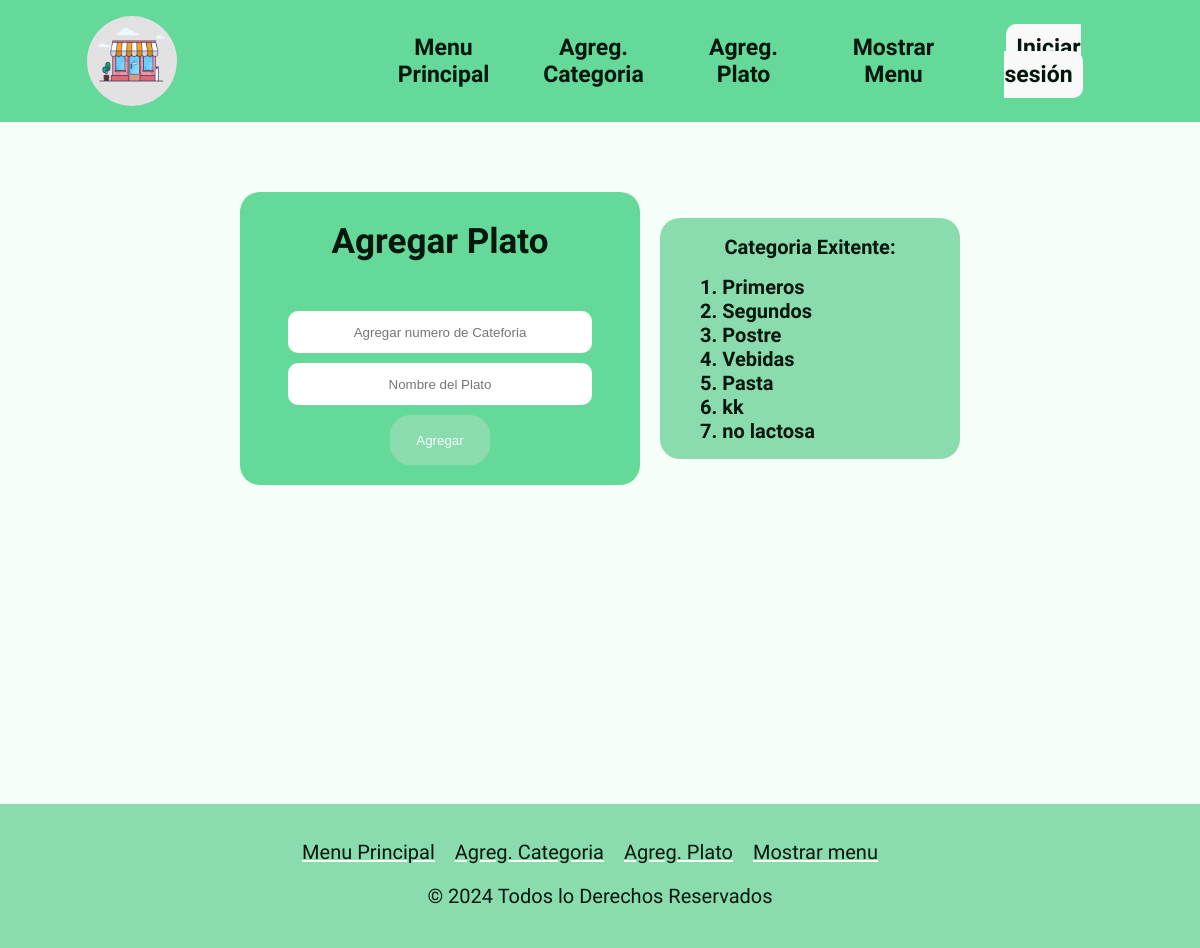
Page /Plato on the earlier database version.
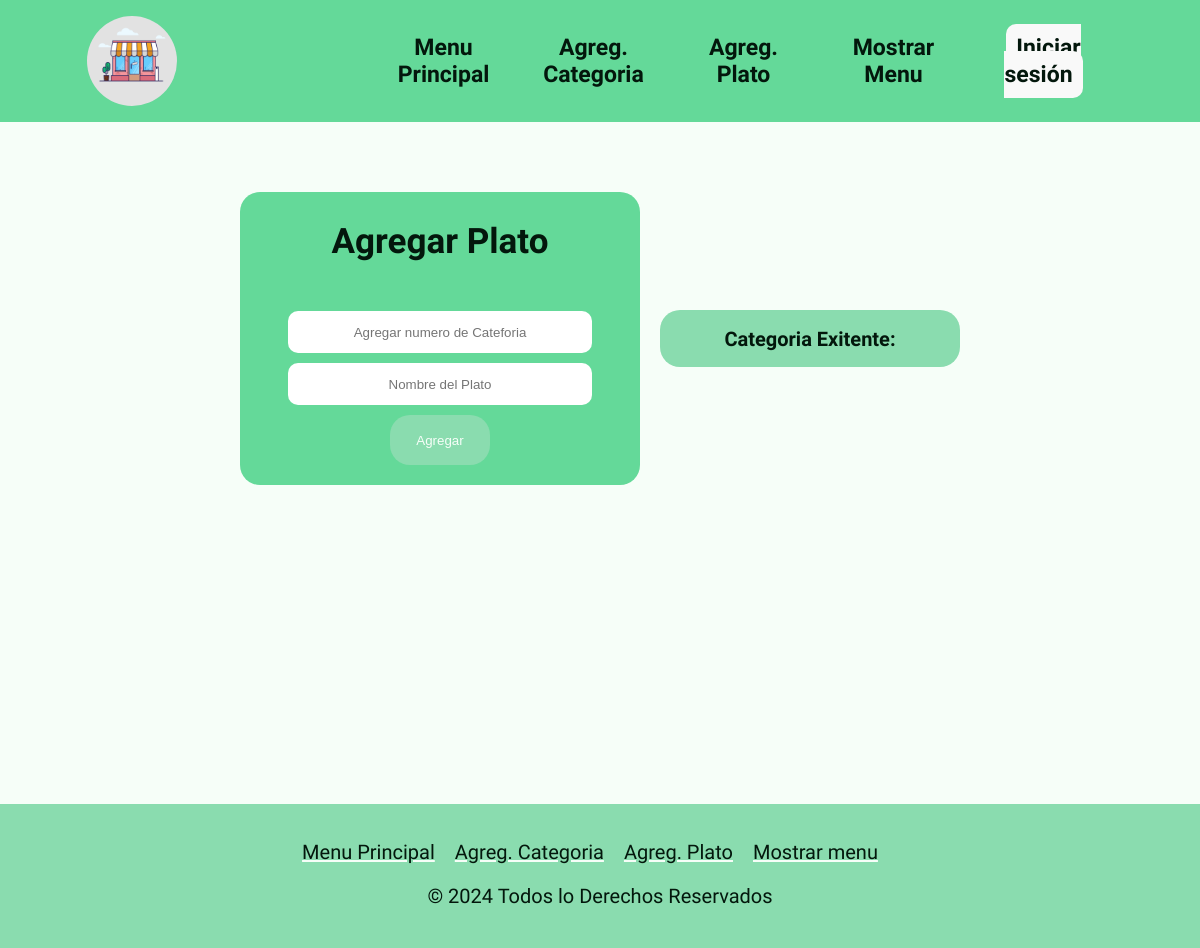
Same page on the later database version.
### tables this page shows
CREATE TABLE categoria(
        id INTEGER PRIMARY KEY AUTOINCREMENT,
        nombre TEXT UNIQUE NOT NULL);

### app.py (the view, shortened to what this page needs)
@app.route('/Plato', methods=['GET', 'POST'])
def plato():
    conn = connect_database() # Conexion a la Base De Batos
    cursor = conn.cursor()
    cursor.execute("SELECT * FROM categoria")
    categoria = cursor.fetchall() # Obtiene todas la categorias
    return render_template('platos.html', categorias = categoria)

### app.py (called while the page is built)
def connect_database():
    conn = sqlite3.connect('database/restaurant.db')
    return conn

### templates/platos.html (shortened to what this page needs)
<!DOCTYPE html>
<html lang="en">
<head>
    <link rel="stylesheet" href="{{ url_for('static', filename="css/plato.css") }}">
    <link rel="stylesheet" href="{{ url_for('static', filename="css/navbar.css") }}">
    <link rel="stylesheet" href="{{ url_for('static', filename="css/font.css") }}">
    <link rel="stylesheet" href="{{ url_for('static', filename="css/scrollbar.css") }}">
    <link rel="stylesheet" href="{{ url_for('static', filename="css/footer.css") }}">
</head>
<body>
    <header>
        <img src="{{ url_for('static', filename='img/icon.png') }}" alt="icono">
        <nav class="menu">
            <ul class="menu_list">
                <li class="this">
                    <a href="/">Menu Principal</a>
                </li>
                <li class="this">
                    <a href="/Categoria">Agreg. Categoria</a>
                </li>
                <li class="this">
                    <a href="/Plato">Agreg. Plato</a>
                </li>
                <li class="this">
                    <a href="/mostrar_menu">Mostrar Menu</a>
                </li>
                <li>
                    {% if 'username' in session %}
                        <div class="dropdown">
                            <button class="dropdown">{{ session['username'] }}</button>
                            <div class="dropdown-content">
                                <a href="/logout">Cerrar sesión</a>
                                <a href="/login">Cambiar de centa</a>
                            </div>
                        </div>
                    {% else %}
                        <a href="/login" class="stuffed">Iniciar sesión</a>
                    {% endif %}
                </li>
            </ul>
        </nav>
    </header>
    <main>
        <div class="container">
            <div class="paltos">
                <h2>Agregar Plato</h2>
                <form action="/Plato" method="post">
                    <input type="number" name="numCategoria" id="id_categoria" placeholder="Agregar numero de Cateforia" required>
                    <input type="text" name="plato" id="plato" placeholder="Nombre del Plato" minlength="3" maxlength="20">
                    <input type="submit" value="Agregar">
                </form>
            </div>
            <div class="categorias">
                <h2>Categoria Exitente: </h2>
                <ul>
                    {% for categoria in categorias %}
                    <li>{{ categoria[0] }}. {{ categoria[1] }}</li>
                    {% endfor %}
                </ul>
            </div>
        </div>
    </main>
    <footer>
        <div class="footer-nav">
            <ul class="footer-links">
                <li><a href="/">Menu Principal</a></li>
                <li><a href="/Categoria">Agreg. Categoria</a></li>
                <li><a href="/Plato">Agreg. Plato</a></li>
                <li><a href="/mostrar_menu">Mostrar menu</a></li>
            </ul>
        </div>
        <div class="footer-copy">
            <p>&copy; 2024 Todos lo Derechos Reservados </p>
        </div>
    </footer>
</body>
</html>

### static/css/plato.css (style rules this page uses)
:root { --text: #03170c; --background: #f6fef8; --primary: #31e36c; --secondary: #8adcaf; --accent: #64d999; }
body { background-color: var(--background); margin: 0; }
main { min-height: 74vh; max-height: auto ; }
.container { margin-top: 70px; display: flex; justify-content: center; align-items: center; gap: 20px; }
.paltos { background-color: var(--accent); width: 400px; height: auto; border-radius: 20px; }
.paltos h2 { color: var(--text); font-size: 35px; text-align: center; }
.paltos form { padding: 20px; }
.paltos input { display: block; text-align: center; margin: 0 auto; }
.paltos input[type="number"], .paltos input[type="text"] { width: 300px; height: 40px; margin-bottom: 10px; border: none; outline: none; border-radius: 10px; }
.paltos input[type="submit"] { background-color: var(--secondary); color: var(--background); width: 100px; height: 50px; border: none; border-radius: 20px; }
.categorias { background-color: var(--secondary); width: 300px; height: auto; border-radius: 20px; }
.categorias h2 { font-size: 20px; color: var(--text); text-align: center; }

### static/css/navbar.css (style rules this page uses)
:root { --text: #03170c; --background: #f6fef8; --primary: #31e36c; --secondary: #8adcaf; --accent: #64d999; }
header { background-color: var(--accent); padding: .5rem; margin-bottom: 20px; display: flex; align-items: center; justify-content: space-around; }
img { width: 90px; border-radius: 50%; }
.menu_list { list-style: none; display: flex; align-items: center; justify-content: center; gap: 10px; }
.menu_list li { padding: 10px; width: 120px; text-align: center; }
.menu_list li a { text-decoration: none; color: var(--text); font-size: 23px; font-weight: bold; margin: 0; }
.stuffed { background-color: #f9f9f9; border-radius: 10px; padding: 10px; color: var(--text); }

### static/css/footer.css (style rules this page uses)
:root { --text: #03170c; --background: #f6fef8; --primary: #31e36c; --secondary: #8adcaf; --accent: #64d999; }
footer { background-color: var(--secondary); padding: 20px 0; text-align: center; margin-top: 20px; }
.footer-nav { width: auto; }
.footer-links { list-style: none; padding: 0; display: flex; justify-content: center; }
.footer-links li { margin-right: 20px; }
.footer-links li a { text-decoration: underline var(--background); color: var(--text); font-size: 20px; }
.footer-copy { margin-top: 10px; }
.footer-copy p { font-size: 20px; color: var(--text); }

Differences in the rows shown:
removed categoria: id "1", nombre "Primeros"
removed categoria: id "2", nombre "Segundos"
removed categoria: id "3", nombre "Postre"
removed categoria: id "4", nombre "Vebidas"
removed categoria: id "5", nombre "Pasta"
removed categoria: id "6", nombre "kk"
removed categoria: id "7", nombre "no lactosa"
